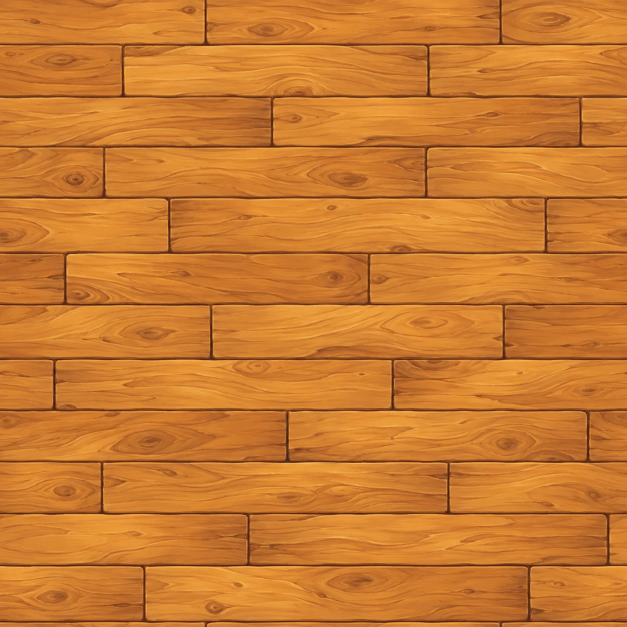
#> input picture art/source/round1/floor_t2_v1.webp, 1254 x 1254 px, given in place of round1, which was not available (shown at 1/2 size)
$ python contact_sheet.py out.png ../source/round1
#> lines starting #> are read from the running program, lines starting #| are printed output that depends on the picture; pictures that were not available may be replaced by others from this repository, and a replacement may not be noted
#!/usr/bin/env python3
"""contact_sheet.py: lay pictures out in one labelled sheet so you can compare them by eye.

  contact_sheet.py OUT.jpg IMAGE [IMAGE ...] [--cell 250] [--cols 4] [--tile2x2]

--tile2x2 shows each picture repeated 2x2, the quick way to spot seams and obvious repetition.
Needs Pillow:  uv run --with pillow art/tools/contact_sheet.py ...
"""
import argparse
from pathlib import Path
from PIL import Image, ImageDraw, ImageFont

ap = argparse.ArgumentParser()
ap.add_argument("out"); ap.add_argument("images", nargs="+")
ap.add_argument("--cell", type=int, default=250); ap.add_argument("--cols", type=int, default=4)
ap.add_argument("--tile2x2", action="store_true")
a = ap.parse_args()
try:
    small = ImageFont.truetype("/usr/share/fonts/truetype/dejavu/DejaVuSans.ttf", 15)
except OSError:
    small = ImageFont.load_default()
C, PAD, LAB = a.cell, 12, 22
inner = C // 2 if a.tile2x2 else C
rows = (len(a.images) + a.cols - 1) // a.cols
sheet = Image.new("RGB", (PAD + a.cols * (C + PAD), PAD + rows * (C + LAB + PAD)), (24, 32, 34))
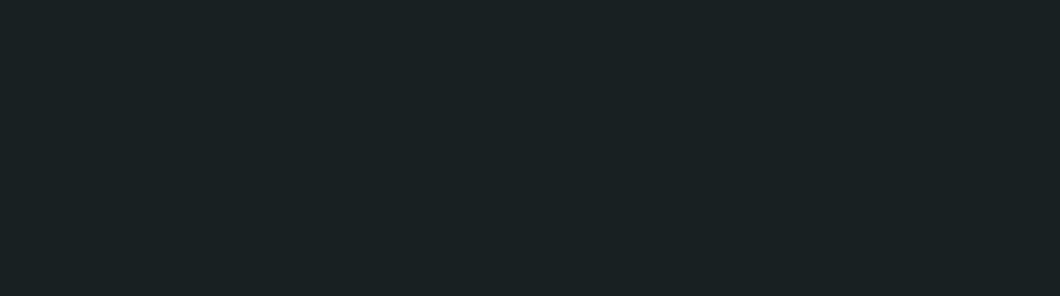
#> sheet: PIL image 1060x296 RGB; mean R, G, B 24, 32, 34
d = ImageDraw.Draw(sheet)
for i, p in enumerate(a.images):
    r, c = divmod(i, a.cols)
    x, y = PAD + c * (C + PAD), PAD + r * (C + LAB + PAD)
    im = Image.open(p).convert("RGB").resize((inner, inner), Image.LANCZOS)
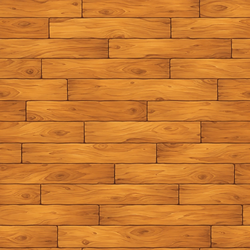
#> im: PIL image 250x250 RGB; mean R, G, B 202.6, 122.5, 47.2
    for dx in range(2 if a.tile2x2 else 1):
        for dy in range(2 if a.tile2x2 else 1):
            sheet.paste(im, (x + dx * inner, y + dy * inner))
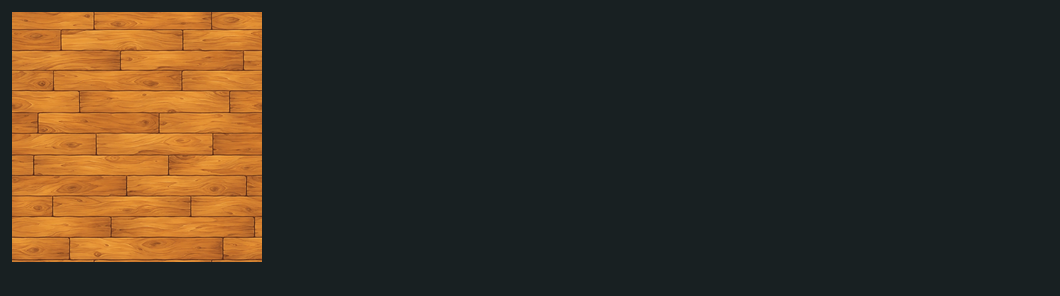
#> sheet: PIL image 1060x296 RGB; mean R, G, B 59.6, 50, 36.6
    d.text((x, y + C + 3), Path(p).stem + (" (tiled 2x2)" if a.tile2x2 else ""), fill=(157, 176, 176), font=small)
sheet.save(a.out, quality=88)
print(a.out, sheet.size)
#| out.png (1060, 296)

$ run again, on art/source/round1/floor_t2_v2.webp
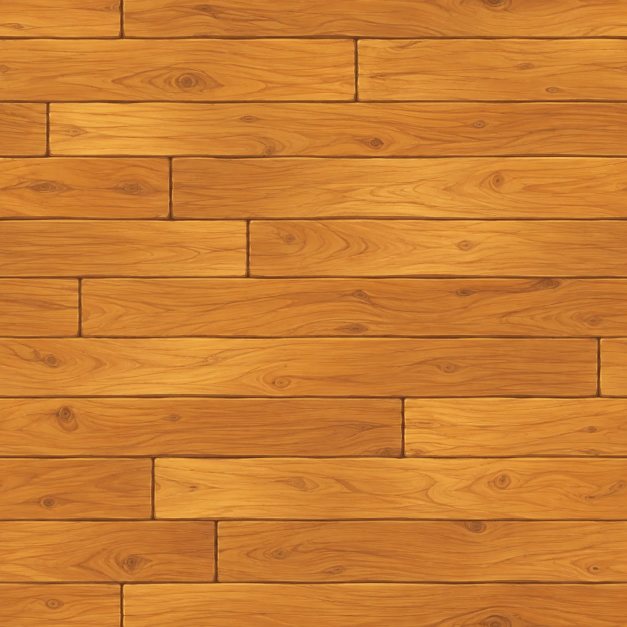
#> input picture art/source/round1/floor_t2_v2.webp, 1254 x 1254 px, given in place of round1, which was not available (shown at 1/2 size)
#> `im = Image.open(p).convert("RGB").resize((inner, inner), Image.LANCZOS)`:
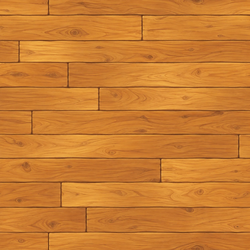
#> im: PIL image 250x250 RGB; mean R, G, B 202.2, 125.2, 49.6
#> after the loop `for dx in range(2 if a.tile2x2 else 1):`:
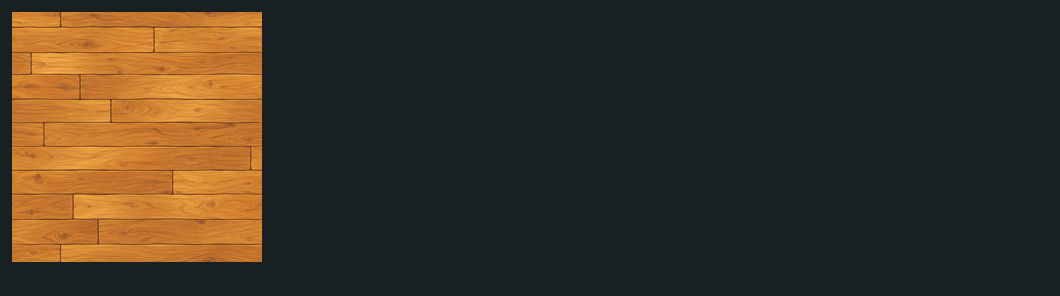
#> sheet: PIL image 1060x296 RGB; mean R, G, B 59.5, 50.6, 37.1
#| out.png (1060, 296)

$ run again, on art/source/round1/floor_t3_v1.webp
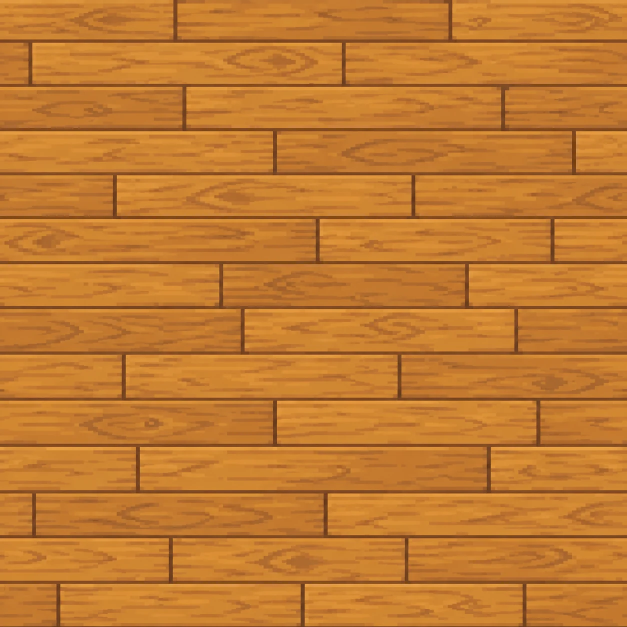
#> input picture art/source/round1/floor_t3_v1.webp, 1254 x 1254 px, given in place of round1, which was not available (shown at 1/2 size)
#> `im = Image.open(p).convert("RGB").resize((inner, inner), Image.LANCZOS)`:
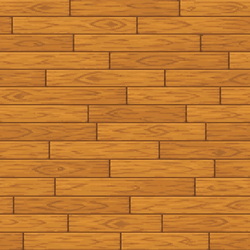
#> im: PIL image 250x250 RGB; mean R, G, B 193.8, 122.2, 48
#> after the loop `for dx in range(2 if a.tile2x2 else 1):`:
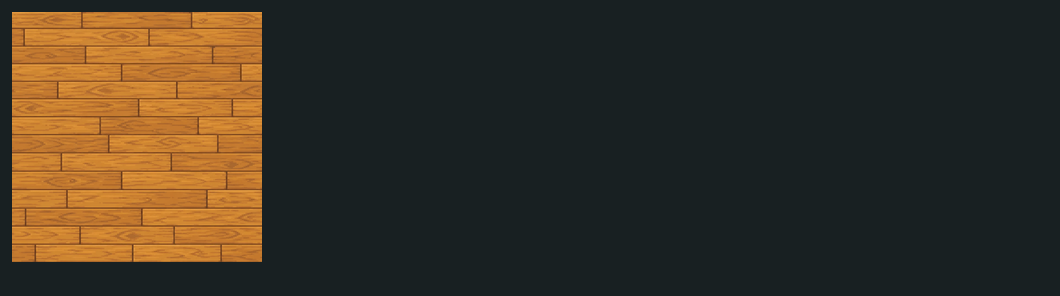
#> sheet: PIL image 1060x296 RGB; mean R, G, B 57.8, 50, 36.8
#| out.png (1060, 296)
